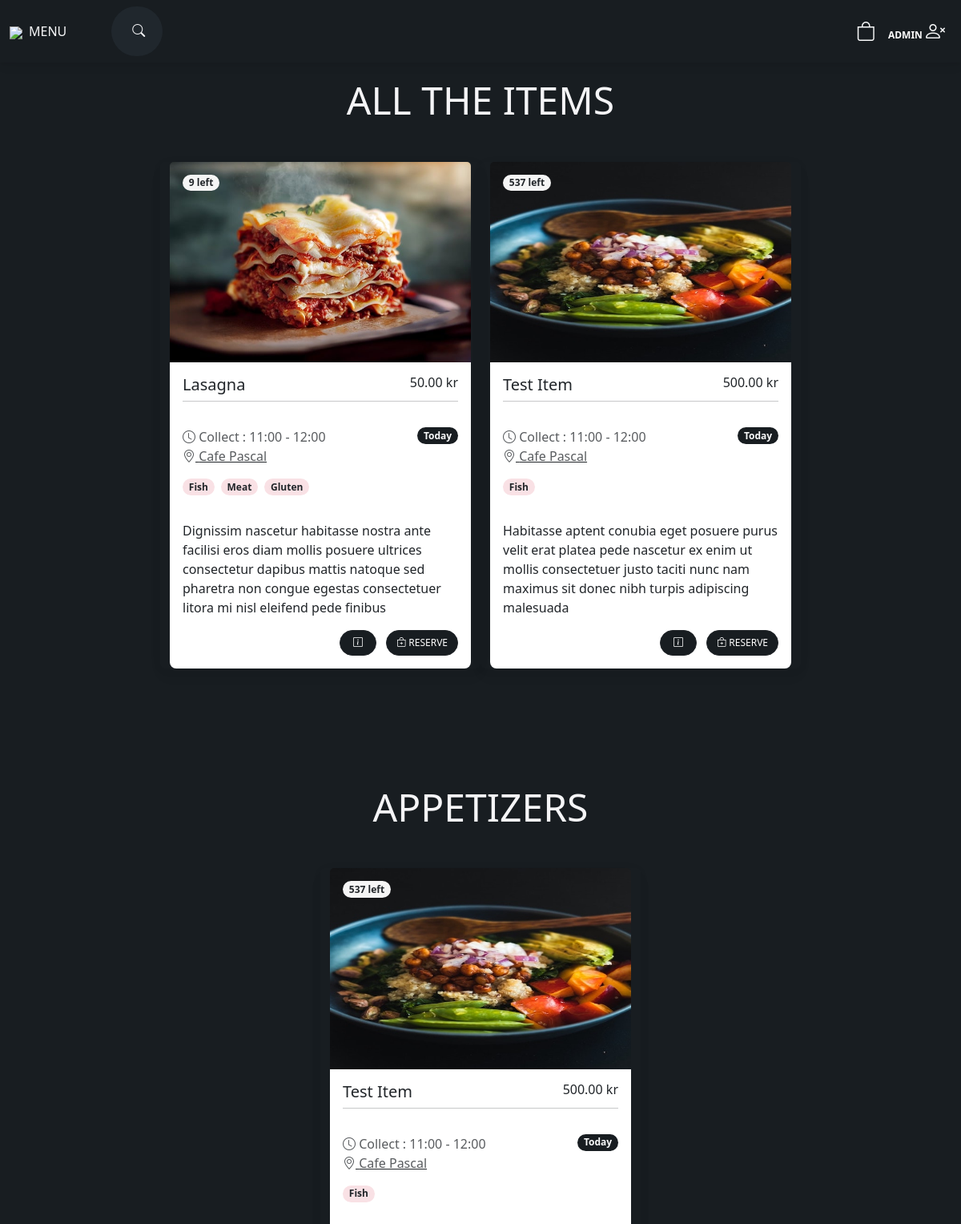
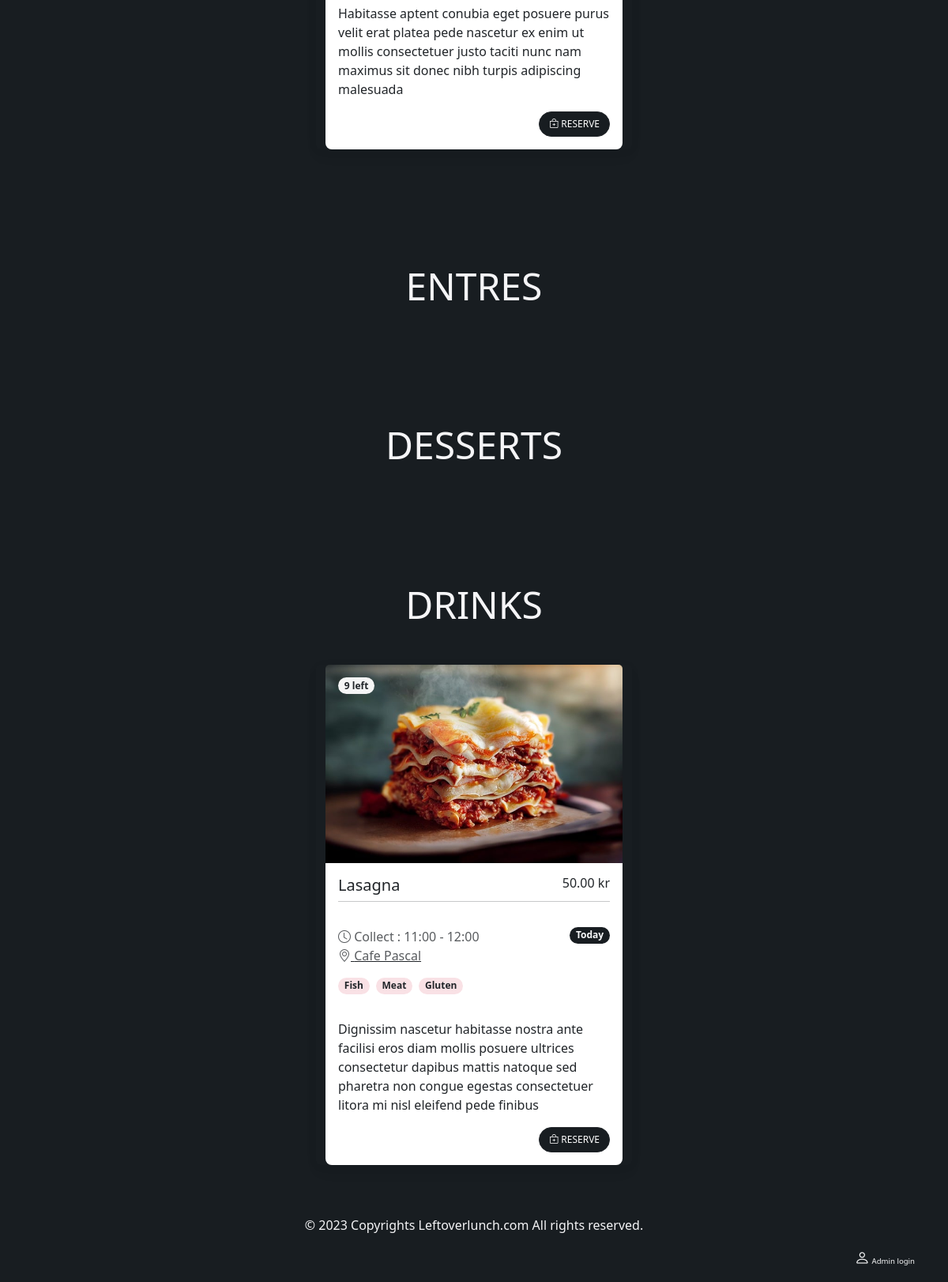
The app's page /order/ (signed in) with its own data (2 pictures, top to bottom).
### customer/models.py (models this page shows, shortened)
class MenuItem(models.Model):
    TODAY = 'Today'
    TOMORROW = 'Tomorrow'
    DAY_CHOICES = [(TODAY, 'Today'),(TOMORROW, 'Tomorrow'),]
    TIME_CHOICES = [(f'{hour:02}:{minute:02}', f'{hour % 12 or 12}:{minute:02} {"AM" if hour < 12 else "PM"}')
                    for hour in range(11, 24)  # Hours from 11 to 23 (24-hour format)
                    for minute in range(0, 60, 15)]  # Minutes with a step of 15 minutes (0, 15, 30, 45)
    def is_out_of_stock(self):
        return self.stock == 0
    name = models.CharField(max_length=100)
    store_location = models.ForeignKey(StoreLocation, on_delete=models.CASCADE, related_name='menu_items', null=True, blank=True, help_text='Select the store location for this item')
    collect_day = models.CharField(max_length=50, choices=DAY_CHOICES, default=TODAY, help_text='Select the day to collect order')
    collect_time_start = models.CharField(max_length=5, choices=TIME_CHOICES, default='11:00', help_text='Select the time to collect order')
    collect_time_end = models.CharField(max_length=5, choices=TIME_CHOICES, default='12:00')
    stock = models.PositiveIntegerField(default=0, help_text='Enter the number of items in stock')
    description = models.TextField(max_length=200, help_text='Enter a brief description of the item (Max. 200 characters)')
    allergy = models.ManyToManyField('Allergie', related_name='items', help_text='Select the allergies for this item (if any, Max. 5)')
    image = models.ImageField(upload_to='menu_images/',help_text='Upload an image of the item (640X427)')
    price = models.DecimalField(max_digits=5, decimal_places=2, help_text='Enter the price of the item (Max. 50.00)')
    category = models.ManyToManyField('Categorie', related_name='items', help_text='Select the categories for this item')
    @property
    def imageURL(self):
        try:
            url = self.image.url
        except:
            url = ''
        return url

class StoreLocation(models.Model):
    name = models.CharField(max_length=255, help_text='Enter the name of your store')
    address = models.CharField(max_length=255, help_text='Enter the store address')
    city = models.CharField(max_length=100, help_text='Enter the city')
    country = models.CharField(max_length=100, help_text='Enter the country')
    postal_code = models.CharField(max_length=20, help_text='Enter the postal code')
    store_link = models.URLField(max_length=200, help_text='Enter the link to your store location on Google Maps', blank=True)

class Allergie(models.Model):
    name = models.CharField(max_length=50, help_text='Enter the name of the allergy')

### customer/views.py (the view, shortened to what this page needs)
# urls.py: path('order/', Order.as_view(), name='order'),
class Order(View):
    def get(self, request, *args, **kwargs):
        query = request.GET.get("q")
        all_items = MenuItem.objects.filter(
            Q(name__icontains=query) |
            Q(price__icontains=query) |
            Q(description__icontains=query)
        ) if query else MenuItem.objects.all()
        print("SQL Query:", all_items.query)
        appetizers = MenuItem.objects.filter(category__name__contains='Appetizer')
        entres = MenuItem.objects.filter(category__name__contains='Entre', stock__gt=0)
        desserts = MenuItem.objects.filter(category__name__contains='Dessert', stock__gt=0)
        drinks = MenuItem.objects.filter(category__name__contains='Drink', stock__gt=0)
        store_location = StoreLocation.objects.first()
        context = {
            'all_items': all_items,
            'appetizers': appetizers,
            'entres': entres,
            'desserts': desserts,
            'drinks': drinks,
            'store_location': store_location,
        }
        return render(request, 'customer/order.html', context)

### customer/templates/customer/order.html (shortened to what this page needs)
  {% extends 'customer/base.html' %}
  {% block content %}
  <form method="POST">
    <div class="container py-5 mt-5">
      <header class="section-header text-center">
        <span class="display-5 text-uppercase">All the items</span>
      </header>
      <div class="row col-auto justify-content-center ">
        {% for all_the_item in all_items %}
          <div class="card bg-transparent border-0 mt-5 " style="width: 25rem;">
            <img src="{{ all_the_item.imageURL }}" class="card-img-top" alt="...">
            {% if all_the_item.is_out_of_stock %}
            <div class="badge badge-black rounded-8 m-3 position-absolute" style="background:rgb(183, 51, 51);" >{{ all_the_item.stock }} left</div>
            {% else %}
              {% if entre.stock == 0 %}
                <p class="text-warning">Limited Stock</p>
              {% else %}
            <div class="badge badge-light text-dark rounded-8 m-3 position-absolute">{{ all_the_item.stock }} left</div>
            {% endif %}
            {% endif %}
            <div class="card-body bg-white">
              <div class="d-flex flex-row justify-content-between mb-0">
                <h5 class="text-capitalize">{{ all_the_item.name }}</h5>
                <h6>{{ all_the_item.price }} kr</h6>
              </div>
              <hr class="mt-0">
              <div class="d-flex flex-row justify-content-between py-3">
                <div class="d-flex flex-column"><span class="text-muted"><i class="bi bi-clock"></i> Collect : {{ all_the_item.collect_time_start }} - {{ all_the_item.collect_time_end }}</span>
                  <span class="text-muted"><i class="bi bi-geo-alt"></i><a href="{{ all_the_item.store_location.store_link }}" class="text-muted link-dark" target="_blank"> {{ all_the_item.store_location.name }}</a></span>
                  <div class="d-flex mt-3 ">
                    {% for allergen in all_the_item.allergy.all|slice:":4" %}
                      <h5 class="badge badge-danger text-dark rounded-8 mb-3 me-2">{{ allergen.name }}</h5>
                    {% empty %}
                      <p>No allergies</p>
                    {% endfor %}
                  </div>
                </div>
                <div class="d-flex flex-column"><small class="badge btn_store text-light rounded-8 mb-2">{{ all_the_item.collect_day }}</small>
                </div>
              </div>
              <p class="card-text">{{ all_the_item.description }}</p>
              <div style="text-align: end;">
                <a href="{% url 'single-page' %}" class="btn btn-dark btn_store flex-shrink-0 rounded-8 shadow-0 pe-3 ps-3">
                  <i class="bi bi-info-square"></i>
                </a>
                 <button type="submit" name="items[]" value="{{ all_the_item.pk }}"
                  class="btn btn-dark btn_store flex-shrink-0 ms-2 rounded-8 shadow-0{% if all_the_item.is_out_of_stock %} disabled{% endif %}">
              <i class="bi bi-bag-plus"></i> Reserve</button>
              </div>
            </div>
          </div>
          {% endfor %}
        </div>
      </div>
      <div class="container py-5 mt-5">
      <header class="section-header text-center">
        <span class="display-5 text-uppercase">Appetizers</span>
      </header>
      <div class="row col-auto justify-content-center ">
        {% for app in appetizers %}
          <div class="card bg-transparent border-0 mt-5 " style="width: 25rem;">
            <img src="{{ app.image.url }}" class="card-img-top" alt="...">
            {% if app.is_out_of_stock %}
            <div class="badge badge-black rounded-8 m-3 position-absolute" style="background:rgb(183, 51, 51);" >{{ app.stock }} left</div>
            {% else %}
              {% if app.stock == 0 %}
                <p class="text-warning">Limited Stock</p>
              {% else %}
            <div class="badge badge-light text-dark rounded-8 m-3 position-absolute">{{ app.stock }} left</div>
            {% endif %}
            {% endif %}
            <div class="card-body bg-white">
              <div class="d-flex flex-row justify-content-between mb-0">
                <h5 class="text-capitalize">{{ app.name }}</h5>
                <h6>{{ app.price }} kr</h6>
              </div>
              <hr class="mt-0">
              <div class="d-flex flex-row justify-content-between py-3">
                <div class="d-flex flex-column"><span class="text-muted"><i class="bi bi-clock"></i> Collect : {{ app.collect_time_start }} - {{ app.collect_time_end }}</span>
                  <span class="text-muted"><i class="bi bi-geo-alt"></i><a href="{{ app.store_location.store_link }}" class="text-muted link-dark" target="_blank"> {{ app.store_location.name }}</a></span>
                  <div class="d-flex mt-3 ">
                    {% for allergen in app.allergy.all|slice:":4" %}
                      <h5 class="badge badge-danger text-dark rounded-8 mb-3 me-2">{{ allergen.name }}</h5>
                    {% empty %}
                      <p>No allergies</p>
                    {% endfor %}
                  </div>
                </div>
                <div class="d-flex flex-column"><small class="badge btn_store text-light rounded-8 mb-2">{{ app.collect_day }}</small>
                </div>
              </div>
              <p class="card-text">{{ app.description }}</p>
              <div style="text-align: end;">
                 <button type="submit" name="items[]" value="{{ app.pk }}"
                  class="btn btn-dark btn_store flex-shrink-0 ms-2 rounded-8 shadow-0{% if app.is_out_of_stock %} disabled{% endif %}">
              <i class="bi bi-bag-plus"></i> Reserve</button>
              </div>
            </div>
          </div>
          {% endfor %}
        </div>
      </div>
    <div class="container py-5 mt-5">
      <header class="section-header text-center">
        <span class="display-5 text-uppercase">Entres</span>
      </header>
      </div>
    <div class="container py-5 mt-5">
      <header class="section-header text-center">
        <span class="display-5 text-uppercase">Desserts</span>
      </header>
      </div>
       <div class="container py-5 mt-5">
        <header class="section-header text-center">
          <span class="display-5 text-uppercase">Drinks</span>
        </header>
        <div class="row col-auto justify-content-center ">
          {% for drink in drinks %}
            <div class="card bg-transparent border-0 mt-5 " style="width: 25rem;">
              <img src="{{ drink.image.url }}" class="card-img-top" alt="...">
              {% if drink.is_out_of_stock %}
              <div class="badge badge-black rounded-8 m-3 position-absolute" style="background:rgb(183, 51, 51);" >{{ drink.stock }} left</div>
              {% else %}
                {% if drink.stock == 0 %}
                  <p class="text-warning">Limited Stock</p>
                {% else %}
              <div class="badge badge-light text-dark rounded-8 m-3 position-absolute">{{ drink.stock }} left</div>
              {% endif %}
              {% endif %}
              <div class="card-body bg-white">
                <div class="d-flex flex-row justify-content-between mb-0">
                  <h5 class="text-capitalize">{{ drink.name }}</h5>
                  <h6>{{ drink.price }} kr</h6>
                </div>
                <hr class="mt-0">
                <div class="d-flex flex-row justify-content-between py-3">
                  <div class="d-flex flex-column"><span class="text-muted"><i class="bi bi-clock"></i> Collect : {{ drink.collect_time_start }} - {{ drink.collect_time_end }}</span>
                    <span class="text-muted"><i class="bi bi-geo-alt"></i><a href="{{ drink.store_location.store_link }}" class="text-muted link-dark" target="_blank"> {{ drink.store_location.name }}</a></span>
                    <div class="d-flex mt-3 ">
                      {% for allergen in drink.allergy.all|slice:":4" %}
                        <h5 class="badge badge-danger text-dark rounded-8 mb-3 me-2">{{ allergen.name }}</h5>
                      {% empty %}
                        <p>No allergies</p>
                      {% endfor %}
                    </div>
                  </div>
                  <div class="d-flex flex-column"><small class="badge btn_store text-light rounded-8 mb-2">{{ drink.collect_day }}</small>
                  </div>
                </div>
                <p class="card-text">{{ drink.description }}</p>
                <div style="text-align: end;">
                   <button type="submit" name="items[]" value="{{ drink.pk }}"
                    class="btn btn-dark btn_store flex-shrink-0 ms-2 rounded-8 shadow-0{% if drink.is_out_of_stock %} disabled{% endif %}">
                <i class="bi bi-bag-plus"></i> Reserve</button>
                </div>
              </div>
            </div>
            {% endfor %}
          </div>
        </div>
  </form>
  {% endblock content %}

### customer/templates/customer/navigation.html (shortened to what this page needs)
{% load static %}
  <nav class="navbar navbar-expand-lg navbar-dark fixed-top bg-inverse text-uppercase scrolling-navbar">
    <div class="container-fluid">
      <div class="justify-content-center ">
        <a href="{% url 'index' %}">
          <img src="https://cloudulu.com/wp-content/uploads/2023/10/logo.2.0.png" height="45" loading="lazy" /></a>
        </div>
      <div class="collapse navbar-collapse " id="navbarTogglerDemo01">
        <div class="navbar-nav">
          <a class="nav-link text-light" href="{% url 'order' %}">Menu</a>
        </div>
      <div class="d-flex justify-content-center h-100 ps-lg-5">
      <form method="GET" action="{% url 'order' %}">
        <div class="searchbar">
          <input class="search_input" name="q" type="text" placeholder="Search Our Menu..." value="{{ request.GET.q }}">
          <a class="search_icon"><i class="bi bi-search"></i></a>
        </div>
      </form>
      </div>
    </div>
      <div class="d-flex align-items-center">
    <ul class="navbar-nav nav-flex-icons align-items-center flex-row">
      {% if request.user.is_authenticated %}
      <li class="nav-item">
        <div class="cart">
          <div class="cart_container d-flex flex-row align-items-center justify-content-end">
              <div class="cart_icon"><i class="bi bi-bag text-light" style="font-size: 1.5em;"></i>
              </div>
          </div>
      </div>
        <li class="nav-item">
          <a class="nav-link waves-effect" href="{% url 'account_logout' %}">
            <span class="badge pe-0"> {{ request.user }}</span>
            <span >
              <i class="bi bi-person-x text-light" style="font-size: 1.5rem;"></i>
            </span>
          </a>
        </li>
      </li>
      {% endif %}
    </ul>
    </div>
    </div>
  </nav>

### customer/templates/customer/navigation.html (style rules this page uses)
.searchbar { margin-bottom: auto; margin-top: auto; height: 62px; background-color: #20272d; border-radius: 35px; padding: 10px; }
.search_input { color: #F5F5F7; border: 0; outline: 0; background: none; width: 0; caret-color:transparent; line-height: 40px; transition: width 0.4s linear; }
.search_icon { height: 40px; width: 40px; float: right; display: flex; justify-content: center; align-items: center; border-radius: 50%; color:#F5F5F7; text-decoration:none; }

### customer/templates/customer/base.html (style rules this page uses)
body { background-color:#181d21; color: #F5F5F7; }
.btn_store { background-color:#181d21; font-size: 0.75em; }

### records on screen
MenuItem: imageURL (picture), stock "9", name "Lasagna", price "50.00", collect_time_start "11:00", collect_time_end "12:00", store_location.name "Cafe Pascal", collect_day "Today", description "Dignissim nascetur habitasse nostra ante facilisi eros diam mollis posuere ultrices consectetur dapibus mattis natoque sed pharetra non congue egestas consectetuer litora mi nisl eleifend pede finibus", image (picture)
Allergie: name "Fish"
Allergie: name "Meat"
Allergie: name "Gluten"
MenuItem: imageURL (picture), stock "537", name "Test Item", price "500.00", collect_time_start "11:00", collect_time_end "12:00", store_location.name "Cafe Pascal", collect_day "Today", description "Habitasse aptent conubia eget posuere purus velit erat platea pede nascetur ex enim ut mollis consectetuer justo taciti nunc nam maximus sit donec nibh turpis adipiscing malesuada", image (picture)

### other values on screen
{{ request.user }} "ADMIN"
